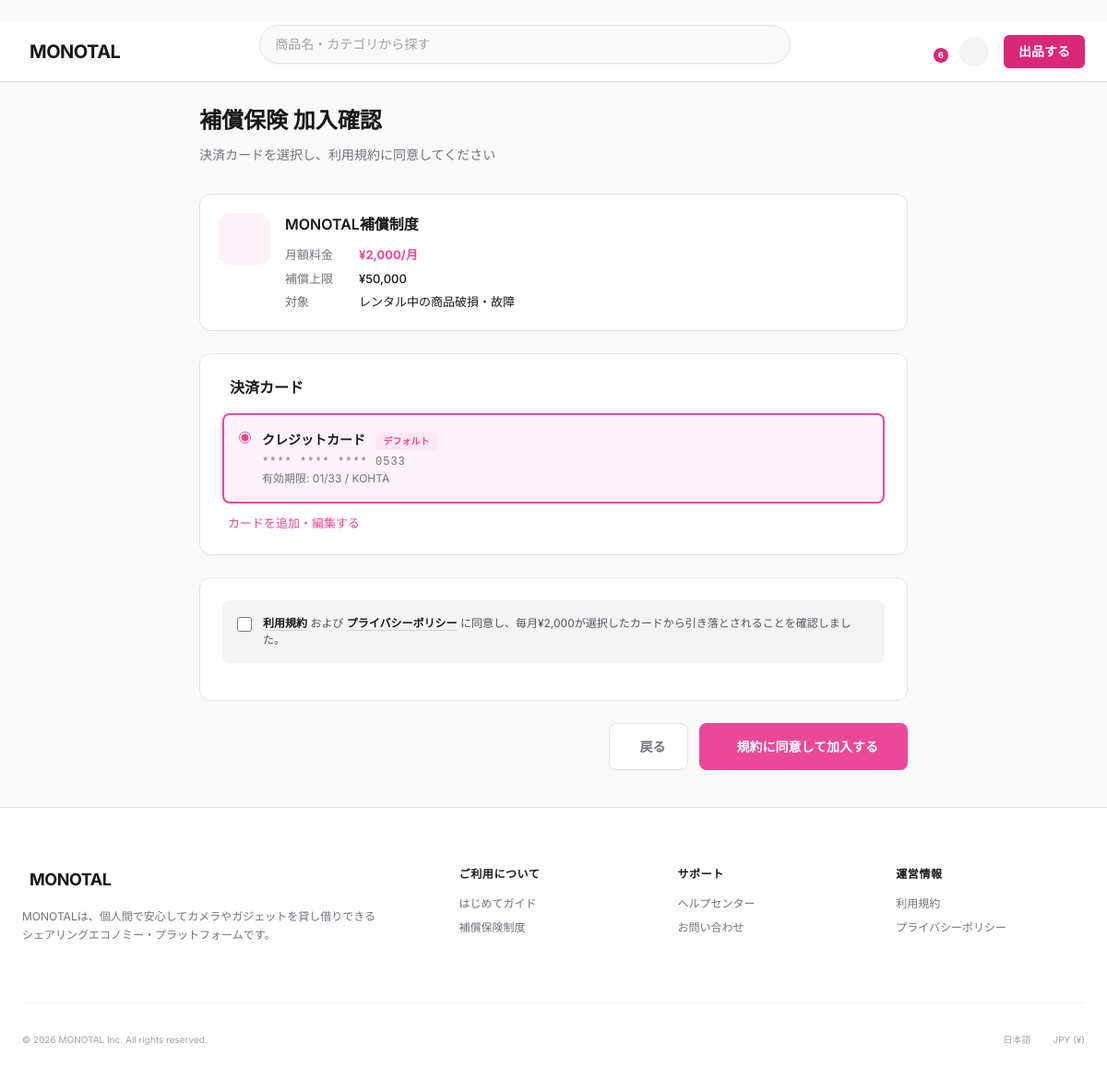
/monotal/mypage/insurance/enroll/ (signed in), run on the app's committed database.
### monotal/models.py (models this page shows, shortened)
class CreditCard(models.Model):
    credit_card_id = models.AutoField(primary_key=True)
    user = models.ForeignKey(
        User,
        on_delete=models.CASCADE,
        related_name='credit_cards',
        db_column='user_id'
    )
    card_number_last4 = models.CharField(max_length=4)  # カード番号下4桁
    expiry_month = models.IntegerField()  # 有効期限（月）
    expiry_year = models.IntegerField()  # 有効期限（年）
    card_holder_name = models.CharField(max_length=100)  # カード名義人
    is_default = models.BooleanField(default=False)  # デフォルトカードフラグ
    register_datetime = models.DateTimeField(auto_now_add=True)
    update_datetime = models.DateTimeField(auto_now=True)
    class Meta:
        db_table = 'T_CreditCard'
        verbose_name = 'クレジットカード'
        verbose_name_plural = 'クレジットカード'
    @property
    def masked_card_number(self):
        return f"**** **** **** {self.card_number_last4}"
    @property
    def expiry_display(self):
        return f"{self.expiry_month:02d}/{str(self.expiry_year)[-2:]}"

### monotal/views_insurance.py (the view)
# urls.py: path('mypage/insurance/enroll/', views.insurance_enroll_confirm, name='insurance_enroll_confirm'),
@login_required
def insurance_enroll_confirm(request):
    if _get_active_enrollment(request.user):
        messages.error(request, '既に保険に加入しています')
        return redirect('insurance_page')
    insurance_plan = Insurance.objects.first()
    my_cards = CreditCard.objects.filter(user=request.user).order_by('-is_default', '-register_datetime')
    context = {
        'insurance_plan': insurance_plan,
        'my_cards': my_cards,
        'current_page': 'insurance',
    }
    return render(request, 'mypage/insurance_enroll.html', context)

### monotal/context_processors.py (called while the page is built)
def rental_context(request):
    context = {
        'pending_rental_count': 0,
    }
    if request.user.is_authenticated:
        context['pending_rental_count'] = RentalRequest.objects.filter(
            requested_user=request.user,
            rental_request_status_id=1  # 申請中
        ).count()
    return context

def notification_context(request):
    context = {
        'unread_notification_count': 0,
    }
    if request.user.is_authenticated:
        target_notification_ids = NotificationTargetUser.objects.filter(
            user=request.user
        ).values_list('notification_id', flat=True)
        read_notification_ids = NotificationRead.objects.filter(
            user=request.user,
            notification_read_status_id=2  # 既読
        ).values_list('notification_id', flat=True)
        context['unread_notification_count'] = target_notification_ids.exclude(
            notification_id__in=read_notification_ids
        ).count()
    return context

### monotal/views_insurance.py (called while the page is built)
def _get_active_enrollment(user):
    return InsuranceEnrollment.objects.filter(
        user=user,
        insurance_enrollment_status_id=2,  # 加入中
        insurance_end_datetime__isnull=True,
    ).first()

### templates/mypage/insurance_enroll.html (shortened to what this page needs)
﻿{% extends 'base.html' %}
{% load static %}
{% block content %}
<div class="enroll-container">
    <div class="page-header">
        <h1 class="page-title">補償保険 加入確認</h1>
        <p class="page-subtitle">決済カードを選択し、利用規約に同意してください</p>
    </div>
    <div class="plan-summary">
        <div class="plan-icon">
        </div>
        <div class="plan-info">
            <h3>MONOTAL補償制度</h3>
            <div class="plan-details-list">
                <div class="detail-row">
                    <span class="detail-label">月額料金</span>
                    <span class="detail-value price">¥2,000/月</span>
                </div>
                <div class="detail-row">
                    <span class="detail-label">補償上限</span>
                    <span class="detail-value">¥50,000</span>
                </div>
                <div class="detail-row">
                    <span class="detail-label">対象</span>
                    <span class="detail-value">レンタル中の商品破損・故障</span>
                </div>
            </div>
        </div>
    </div>
    <form id="enrollForm">
        <div class="section">
            <h2 class="section-title">
                決済カード
            </h2>
            {% if my_cards %}
            <div class="option-list" id="cardList">
                {% for card in my_cards %}
                <label class="option-item {% if card.is_default %}selected{% endif %}" data-card-id="{{ card.credit_card_id }}">
                    <input type="radio" name="card_id" value="{{ card.credit_card_id }}" {% if card.is_default %}checked{% endif %}>
                    <div class="option-content">
                        <p class="option-label">
                            クレジットカード
                            {% if card.is_default %}<span class="option-badge">デフォルト</span>{% endif %}
                        </p>
                        <p class="option-detail">
                            <span class="card-number">{{ card.masked_card_number }}</span><br>
                            有効期限: {{ card.expiry_display }} / {{ card.card_holder_name }}
                        </p>
                    </div>
                </label>
                {% endfor %}
            </div>
            <a href="{% url 'mypage_credit_card_list' %}" class="manage-link">
                カードを追加・編集する
            </a>
            {% endif %}
        </div>
        <div class="section">
            <div class="terms-box">
                <input id="agreeTerms" type="checkbox" class="terms-checkbox">
                <label for="agreeTerms" class="terms-label">
                    <a href="#" class="terms-link">利用規約</a> および
                    <a href="#" class="terms-link">プライバシーポリシー</a>
                    に同意し、毎月¥2,000が選択したカードから引き落とされることを確認しました。
                </label>
            </div>
        </div>
        <div class="form-actions">
            <a href="{% url 'insurance_page' %}" class="btn-back">
                戻る
            </a>
            <button type="submit" class="btn-submit" id="submitBtn" {% if not my_cards %}disabled{% endif %}>
                規約に同意して加入する
            </button>
        </div>
    </form>
</div>
{% endblock %}

### templates/base.html (style rules this page uses)
body { font-family: 'Inter', sans-serif; }

### templates/mypage/insurance_enroll.html (style rules this page uses)
.enroll-container { max-width: 800px; margin: 0 auto; padding: 24px 16px; }
.page-header { margin-bottom: 32px; }
.page-title { font-size: 24px; font-weight: 700; color: #18181b; margin: 0 0 8px 0; }
.page-subtitle { font-size: 14px; color: #71717a; margin: 0; }
.plan-summary { display: flex; gap: 16px; padding: 20px; background: white; border: 1px solid #e4e4e7; border-radius: 12px; margin-bottom: 24px; }
.plan-icon { width: 56px; height: 56px; background: #fdf2f8; border-radius: 12px; display: flex; align-items: center; justify-content: center; flex-shrink: 0; color: #ec4899; }
.plan-info { flex: 1; }
.plan-info h3 { font-size: 16px; font-weight: 600; color: #18181b; margin: 0 0 12px 0; }
.plan-details-list { display: flex; flex-direction: column; gap: 6px; }
.detail-row { display: flex; align-items: center; font-size: 13px; }
.detail-label { color: #71717a; min-width: 80px; flex-shrink: 0; }
.detail-value { color: #18181b; font-weight: 500; }
.detail-value.price { color: #ec4899; font-weight: 700; }
.section { background: white; border: 1px solid #e4e4e7; border-radius: 12px; padding: 24px; margin-bottom: 24px; }
.section-title { font-size: 16px; font-weight: 600; color: #18181b; margin: 0 0 16px 0; display: flex; align-items: center; gap: 8px; }
.option-list { display: flex; flex-direction: column; gap: 12px; }
.option-item { display: flex; align-items: flex-start; gap: 12px; padding: 16px; border: 2px solid #e4e4e7; border-radius: 8px; cursor: pointer; transition: all 0.2s; }
.option-item.selected { border-color: #ec4899; background: #fdf2f8; }
.option-item input[type="radio"] { margin-top: 2px; accent-color: #ec4899; }
.option-content { flex: 1; }
.option-label { font-size: 14px; font-weight: 600; color: #18181b; margin: 0 0 4px 0; }
.option-detail { font-size: 12px; color: #71717a; margin: 0; }
.option-badge { display: inline-flex; align-items: center; padding: 2px 8px; font-size: 10px; font-weight: 600; color: #ec4899; background: #fce7f3; border-radius: 4px; margin-left: 8px; }
.card-number { font-family: monospace; letter-spacing: 1px; }
.manage-link { display: inline-flex; align-items: center; gap: 6px; margin-top: 12px; font-size: 13px; font-weight: 500; color: #ec4899; text-decoration: none; }
.terms-box { display: flex; align-items: flex-start; gap: 12px; padding: 16px; background: #f4f4f5; border-radius: 8px; margin-bottom: 16px; }
.terms-checkbox { width: 16px; height: 16px; border-radius: 4px; border: 1px solid #d4d4d8; background: white; cursor: pointer; accent-color: #18181b; margin-top: 2px; flex-shrink: 0; }
.terms-label { font-size: 12px; color: #52525b; line-height: 1.5; cursor: pointer; }
.terms-link { color: #18181b; font-weight: 600; text-decoration: none; border-bottom: 1px solid #d4d4d8; transition: border-color 0.2s; }
.form-actions { display: flex; gap: 12px; justify-content: flex-end; }
.btn-back { display: inline-flex; align-items: center; justify-content: center; gap: 8px; padding: 14px 24px; font-size: 14px; font-weight: 600; color: #71717a; background: white; border: 1px solid #e4e4e7; border-radius: 8px; text-decoration: none; cursor: pointer; transition: all 0.2s; }
.btn-submit { display: inline-flex; align-items: center; justify-content: center; gap: 8px; padding: 14px 32px; font-size: 14px; font-weight: 600; color: white; background: #ec4899; border: none; border-radius: 8px; cursor: pointer; transition: all 0.2s; }

### data on the page
CreditCard: is_default "☑ クレジットカード デフォルト **** **** ****", masked_card_number "**** **** **** 0533", expiry_display "01/33", card_holder_name "KOHTA"

### other printed values
{{ unread_notification_count }} "6"
